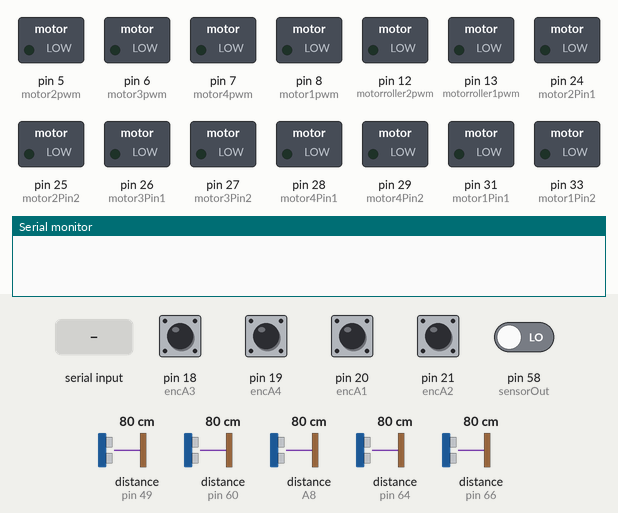
This sketch was run on a simulated Arduino Mega 2560, built with avr-gcc and run on an emulated ATmega2560. On the bench: switched loads named in the sketch (green lamp = pin HIGH), the last lines printed to the serial monitor. The inputs (shaded band) are chosen by the test bench; at power-on: pin 18 (encA3), pin 19 (encA4), pin 20 (encA1), pin 21 (encA2) HIGH, pin 58 (sensorOut) LOW, distance to the obstacle (sensors on pin 60, pin 64, pin 49, A8, pin 66) 80 cm. The echo pulse lasts 58.3 µs per cm; pins used as bus, display or sensor lines are not drawn.

Above: at 3.2 s.
3.3 s: "1\n" received over Serial
At 9.86 s:
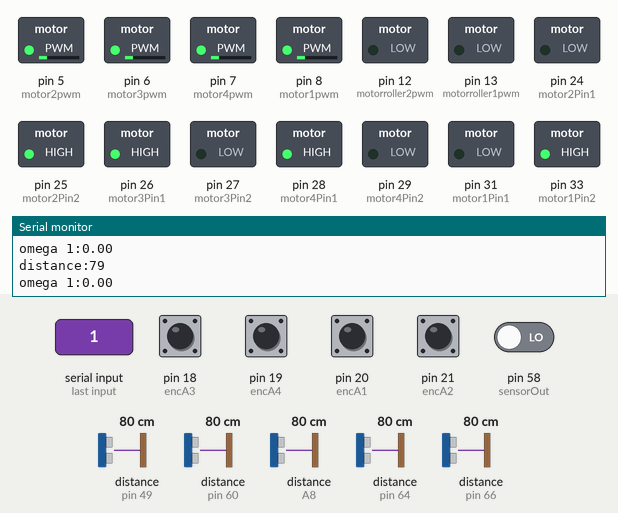
10.0 s: distance to the obstacle (sensor on pin 60) set to 103 cm
At 11.3 s:
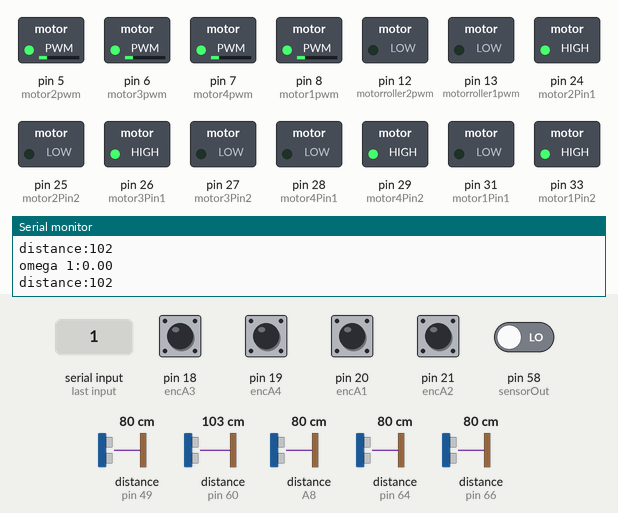
11.6 s: distance to the obstacle (sensor on pin 60) set to 18 cm
At 12.6 s:
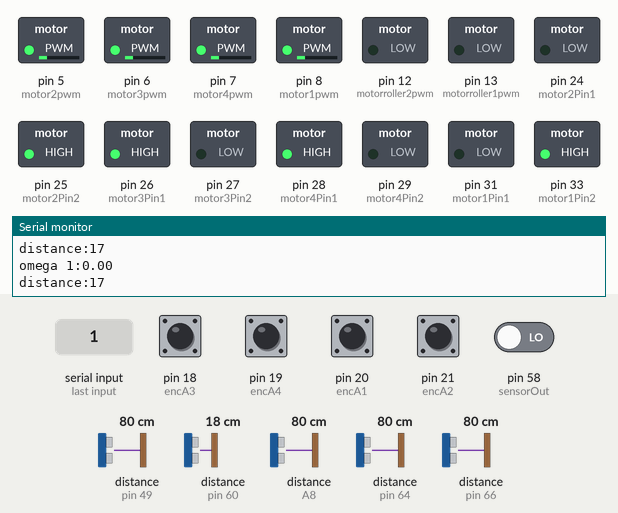
13.2 s: distance to the obstacle (sensor on pin 64) set to 2 cm
At 13.9 s:
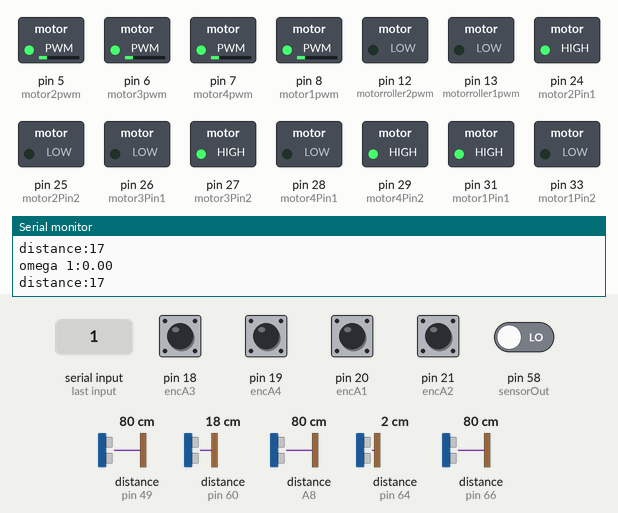
14.7 s: distance to the obstacle (sensor on pin 64) set to 9 cm
At 15.8 s:
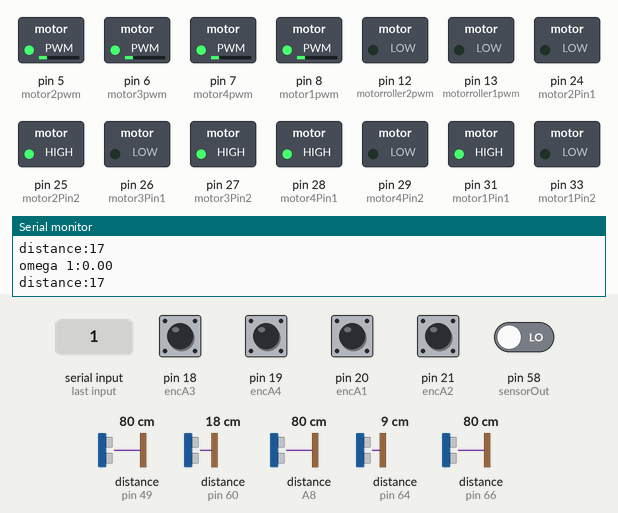
Timing chart, 0 to 17.2 s (numbered marks = the images above; inputs shaded):
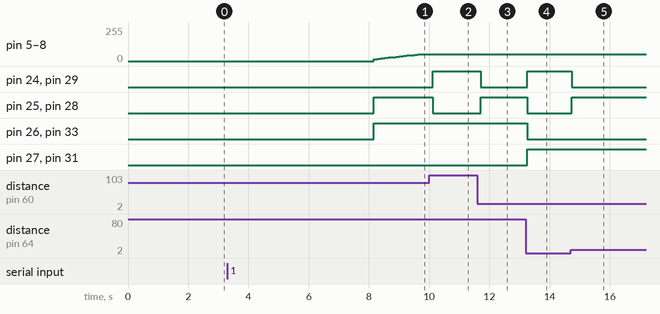

The sketch:

sketch_oct27a.ino
```cpp
#include <Arduino.h>
#define S0 54
#define S1 55
#define S2 56
#define S3 57
#define sensorOut 58

// Definisikan pin untuk sensor ultrasonik 1 (Depan)
const int trigPin1 = 59;
const int echoPin1 = 60;

// Definisikan pin untuk sensor ultrasonik 2 (Kiri)
const int trigPin2 = 61;
const int echoPin2 = 62;

// Definisikan pin untuk sensor ultrasonik 3 (Kanan)
const int trigPin3 = 63;
const int echoPin3 = 64;

const int trigPin4 = 65;
const int echoPin4 = 66;

const int trigPin5 = 67;
const int echoPin5 = 68;

const int trigPin6 = 47;
const int echoPin6 = 49;
// Definisi pin motor
const int motor1Pin1 = 31;  // Pin motor 1
const int motor1Pin2 = 33;
const int motor1pwm = 8;

const int motor2Pin1 = 24;  // Pin motor 2
const int motor2Pin2 = 25;
const int motor2pwm = 5;

const int motor3Pin1 = 26;  // Pin motor 3
const int motor3Pin2 = 27;
const int motor3pwm = 6;

const int motor4Pin1 = 28;  // Pin motor 4
const int motor4Pin2 = 29;
const int motor4pwm = 7;

//definisi pin motor roller
const int motorroller1Pin1 = 43;  // Pin motor 1
const int motorroller1Pin2 = 45;
const int motorroller1pwm = 13;

const int motorroller2Pin1 = 39;  // Pin motor 2
const int motorroller2Pin2 = 41;
const int motorroller2pwm = 12;

// Definisi pin encoder
const int encA2 = 21;
const int encB2 = 42;
const int encA1 = 20;
const int encB1 = 40;
const int encA3 = 18;
const int encB3 = 34;
const int encA4 = 19;
const int encB4 = 36;

bool ballremoved = false;
int a;
int b;
int siklus_home;
int siklus_homing;
float output_w;

bool ishoming = false;

int interval = 2000;
unsigned long time_now = 0;

const float kel_roda = 37.68;
const float pulse_per_rotation = 135; // Motor1

long pulse1 = 0;
long pulse2 = 0;
long pulse3 = 0;
long pulse4 = 0;
float x_enc = 0;
float y_enc = 0;
float w_enc = 0;


float jarakroda3;
float jarakroda4;


//PID TUNNING
// PID constants
// Variabel PID untuk setiap motor
float Kp = 1.2;  // Koefisien proportional
float Ki = 0.3;  // Koefisien integral
float Kd = 0.02;  // Koefisien derivative
float previousError1 = 0, previousError2 = 0, previousError3 = 0, previousError4 = 0;
float integral1 = 0, integral2 = 0, integral3 = 0, integral4 = 0;


long distance1, distance2, distance3,distance4;

bool isGerakkankeRunning = false;
String data1_str = "";

int done_home;

// Definisikan batas maksimum dan minimum RPM
float maxRPM = 15.0;  // RPM maksimum yang diizinkan
float minRPM = 10.0;  // RPM minimum yang diizinkan

unsigned long lastTime = 0;

const float K_p = 0.01; // Konstanta proporsional untuk kecepatan
#define PI 3.14

#define Button_pin A8//tombol reset pergerakan

int sens_red(){
  int redFrequency;

  digitalWrite(S2, LOW);
  digitalWrite(S3, LOW);
  redFrequency = pulseIn(sensorOut, LOW);

  return redFrequency;
}

int sens_green(){
  int greenFrequency;

  digitalWrite(S2, HIGH);
  digitalWrite(S3, HIGH);
  greenFrequency = pulseIn(sensorOut, LOW);

  return greenFrequency;
}

int sens_blue(){
  int blueFrequency;

  digitalWrite(S2, LOW);
  digitalWrite(S3, HIGH);
  blueFrequency = pulseIn(sensorOut, LOW);

  return blueFrequency;
}


void setup() {
  pinMode(S0, OUTPUT);
  pinMode(S1, OUTPUT);
  pinMode(S2, OUTPUT);
  pinMode(S3, OUTPUT);
  pinMode(sensorOut, INPUT);

  // Set scaling to 20%
  digitalWrite(S0, HIGH);
  digitalWrite(S1, LOW);


  // Inisialisasi pin sebagai output/input
  pinMode(trigPin1, OUTPUT);
  pinMode(echoPin1, INPUT);

  pinMode(trigPin2, OUTPUT);
  pinMode(echoPin2, INPUT);

  pinMode(trigPin3, OUTPUT);
  pinMode(echoPin3, INPUT);

  pinMode(trigPin4, OUTPUT);
  pinMode(echoPin4, INPUT);

  pinMode(trigPin5, OUTPUT);
  pinMode(echoPin5, INPUT);

  pinMode(trigPin6, OUTPUT);
  pinMode(echoPin6, INPUT);

  Serial.begin(115200);

  pinMode(motor1Pin1, OUTPUT);
  pinMode(motor1Pin2, OUTPUT);
  pinMode(motor2Pin1, OUTPUT);
  pinMode(motor2Pin2, OUTPUT);
  pinMode(motor3Pin1, OUTPUT);
  pinMode(motor3Pin2, OUTPUT);
  pinMode(motor4Pin1, OUTPUT);
  pinMode(motor4Pin2, OUTPUT);

  pinMode(motor1pwm, OUTPUT);
  pinMode(motor2pwm, OUTPUT);
  pinMode(motor3pwm, OUTPUT);
  pinMode(motor4pwm, OUTPUT);

  //motor roller
  pinMode(motorroller1Pin1, OUTPUT);
  pinMode(motorroller1Pin2, OUTPUT);
  pinMode(motorroller2Pin1, OUTPUT);
  pinMode(motorroller2Pin2, OUTPUT);

  pinMode(motorroller1pwm, OUTPUT);
  pinMode(motorroller2pwm, OUTPUT);

  //encoder
  pinMode(encA1, INPUT_PULLUP);
  pinMode(encB1, INPUT_PULLUP);
  pinMode(encA2, INPUT_PULLUP);
  pinMode(encB2, INPUT_PULLUP);
  pinMode(encA3, INPUT_PULLUP);
  pinMode(encB3, INPUT_PULLUP);
  pinMode(encA4, INPUT_PULLUP);
  pinMode(encB4, INPUT_PULLUP);

  attachInterrupt(digitalPinToInterrupt(encA1), readEncoder1, RISING);
  attachInterrupt(digitalPinToInterrupt(encA2), readEncoder2, RISING);
  attachInterrupt(digitalPinToInterrupt(encA3), readEncoder3, RISING);
  attachInterrupt(digitalPinToInterrupt(encA4), readEncoder4, RISING);

  delay(2000);
  //siklus_home = 0;
  //done_home = homing();
  //stepsilo1();
  //siklus_home = 2;


}


// Fungsi untuk membaca jarak dari sensor ultrasonik
long readUltrasonic(int trigPin, int echoPin) {
  // Kirim sinyal trigger
  digitalWrite(trigPin, LOW);
  delayMicroseconds(2);
  digitalWrite(trigPin, HIGH);
  delayMicroseconds(10);
  digitalWrite(trigPin, LOW);

  // Hitung durasi echo
  long duration = pulseIn(echoPin, HIGH);

  // Konversi durasi menjadi jarak (cm)
  long   distance = duration * 0.034 / 2;

  return distance;
}


void readEncoder1() {
  if (digitalRead(encB1) == 0) {
    pulse1--;
  }
  else {
    pulse1++;
  }
}

void readEncoder2() {
  if (digitalRead(encB2) == 0){
    pulse2--;
  }
  else{
    pulse2++;
  }
}

void readEncoder3() {
  if (digitalRead(encB3) == 0){
    pulse3--;
  }
  else{
    pulse3++;
  }

}

void readEncoder4() {
  if (digitalRead(encB4) == 0){
    pulse4--;
  }
  else{
    pulse4++;
  }
}

// Fungsi untuk menghitung RPM dari jumlah pulse
float calculateRPM(long pulseCount) {
  return (pulseCount / pulse_per_rotation) * 60;  // Pulse per rotasi -> RPM
}

// Fungsi untuk mengonversi rad/s ke RPM
float radToRPM(float omega) {
  return (omega * 60) / (2 * PI);
}

// Fungsi untuk mengontrol motor menggunakan PID dan arah motor berdasarkan omega
void moveMotorByPID(float desiredRPM, float actualRPM, int pinA, int pinB, int pinPWM, float* previousError, float* integral, float omega) {

  float error = abs(desiredRPM) - abs(actualRPM);  // Error hanya berdasarkan desiredRPM (kecepatan)
  *integral += error;  // Hitung bagian integral
  float derivative = error - *previousError;  // Hitung bagian derivative
  *previousError = error;  // Simpan error sebelumnya untuk perhitungan berikutnya

  // Rumus PID: Kp * error + Ki * integral + Kd * derivative
  float pidOutput = (Kp * error) + (Ki * *integral) + (Kd * derivative);

  // Konversikan nilai PID menjadi nilai PWM (batasi nilai antara 0 dan 255)
  int pwm = abs(pidOutput);  // Gunakan nilai absolut dari output PID untuk PWM
  pwm = constrain(pwm, 0, 50);  // Batasi nilai PWM antara 0 dan 255

  // Kontrol arah dan kecepatan motor berdasarkan tanda dari omega (positif atau negatif)
  controlMotor(pinA, pinB, pinPWM, pwm, omega);
}

// Fungsi untuk mengontrol arah dan kecepatan motor berdasarkan output PID dan tanda omega
void controlMotor(int pinA, int pinB, int pinPWM, float pwmValue, float omega) {

  // Jika omega positif, motor berputar searah jarum jam (CW)
  if (omega > 0) {
    digitalWrite(pinA, LOW);  // Arahkan motor untuk berputar CW
    digitalWrite(pinB, HIGH);
  }
  // Jika omega negatif, motor berputar berlawanan arah jarum jam (CCW)
  else if (omega < 0) {
    digitalWrite(pinA, HIGH);  // Arahkan motor untuk berputar CCW
    digitalWrite(pinB, LOW);
  }
  // Jika omega nol, motor berhenti
  else {
    digitalWrite(pinA, LOW);
    digitalWrite(pinB, LOW);
  }

  // Kirimkan nilai PWM ke motor
  analogWrite(pinPWM, pwmValue);
}

// Fungsi untuk normalisasi nilai RPM
float normalizeRPM(float rpm) {
  if (rpm > maxRPM) {
    return maxRPM;  // Jika RPM melebihi batas maksimum, kembalikan nilai maksimum
  } else if (rpm < minRPM) {
    return minRPM;  // Jika RPM kurang dari batas minimum, kembalikan nilai minimum
  }
  return rpm;  // Jika dalam rentang, kembalikan nilai RPM apa adanya
}

// Fungsi untuk mengontrol semua motor dengan menggunakan inverse kinematics dan PID control
void moveRobot(float V_x, float V_y, float W) {

  // Hitung omega untuk arah berdasarkan kinematika invers
  float omega1 = (-0.707 * V_x) + (0.707 * V_y) + W;
  float omega2 = (-0.707 * V_x) - (0.707 * V_y) + W;
  float omega3 = (0.707 * V_x) - (0.707 * V_y) + W;
  float omega4 = (0.707 * V_x) + (0.707 * V_y) + W;

  // Konversi dari rad/s ke RPM
  float rpm1 = radToRPM(abs(omega1));  // Desired RPM hanya menggunakan nilai absolut dari omega
  float rpm2 = radToRPM(abs(omega2));
  float rpm3 = radToRPM(abs(omega3));
  float rpm4 = radToRPM(abs(omega4));

  rpm1 = normalizeRPM(rpm1);
  rpm2 = normalizeRPM(rpm2);
  rpm3 = normalizeRPM(rpm3);
  rpm4 = normalizeRPM(rpm4);

  // Kontrol setiap motor menggunakan PID untuk kecepatan, dan omega untuk arah
  moveMotorByPID(rpm1, calculateRPM(pulse1), motor1Pin1, motor1Pin2, motor1pwm, &previousError1, &integral1, omega1);
  moveMotorByPID(rpm2, calculateRPM(pulse2), motor2Pin1, motor2Pin2, motor2pwm, &previousError2, &integral2, omega2);
  moveMotorByPID(rpm3, calculateRPM(pulse3), motor3Pin1, motor3Pin2, motor3pwm, &previousError3, &integral3, omega3);
  moveMotorByPID(rpm4, calculateRPM(pulse4), motor4Pin1, motor4Pin2, motor4pwm, &previousError4, &integral4, omega4);
}


void total_jarak() {
  float jarakroda1 = kel_roda * (float(pulse1) / pulse_per_rotation);
  float jarakroda2 = kel_roda * (float(pulse2) / pulse_per_rotation);
  jarakroda3 = kel_roda * (float(pulse3) / pulse_per_rotation);
  jarakroda4 = kel_roda * (float(pulse4) / pulse_per_rotation);

  x_enc = 0.5*((-jarakroda1 * 0.7071) + (-jarakroda2 * 0.7071) +(jarakroda3 * 0.7071 )+ (jarakroda4 * 0.7071 ));
  y_enc = 0.5*((jarakroda1 * 0.7071) + (-jarakroda2 * 0.7071) +(-jarakroda3 * 0.7071 )+ (jarakroda4 * 0.7071 ));
  w_enc = ((pulse1+pulse2+pulse3+pulse4)/4)*90/200;

}


float calculatePID(float Kp, float Ki, float Kd, float error, float last_error, float& integral) {
  float proportional = Kp * error;
  integral += error;
  float derivative = Kd * (error - last_error);
  float output = proportional + ( Ki * integral ) + derivative;
  return output;
}


String getValue(String data, char separator, int index)
{
    int found = 0;
    int strIndex[] = { 0, -1 };
    int maxIndex = data.length() - 1;

    for (int i = 0; i <= maxIndex && found <= index; i++) {
        if (data.charAt(i) == separator || i == maxIndex) {
            found++;
            strIndex[0] = strIndex[1] + 1;
            strIndex[1] = (i == maxIndex) ? i+1 : i;
        }
    }
    return found > index ? data.substring(strIndex[0], strIndex[1]) : "";
}


void loop() {


  int rd = sens_red();
  int gr = sens_green();
  int bl = sens_blue();

  long distance1 = readUltrasonic(trigPin1, echoPin1);  // kiri
  long distance2 = readUltrasonic(trigPin2, echoPin2);  // Kanan
  long distance6 = readUltrasonic(trigPin6, echoPin6);  // samping
  //Serial.print(distance1);Serial.print("|");Serial.print(distance2);Serial.print("|");Serial.print(distance3);Serial.print("|");Serial.println(distance4);
  if (done_home == 0){
  if (!isGerakkankeRunning && a==0 && b==0) { //tambahin kondisi sensor warna dan ultra
    if(distance6 <= 10){
      if(rd < 500 && bl > 500){
        Serial.println("readyred");
      }
      else if (rd > 500 && bl < 500){
        Serial.println("readyblue");
      }
     else {
    Serial.println("unready");
    }

    }
    else {
    Serial.println("unready");
    }
    delay(50);
    }
  }


  if (Serial.available() > 0) { // Cek apakah ada data yang tersedia di Serial
    String receivedData = Serial.readStringUntil('\n'); // Menerima data hingga newline ('\n')
    data1_str = receivedData;
    //Serial.print(data1_str);  Serial.print(" | ");  Serial.println(isGerakkankeRunning);


    if (data1_str == "1" && !isGerakkankeRunning) {
      if (b == 0) {
        isGerakkankeRunning = true;
        siklus_home = 0;
        ballremoved = false;
        stepsilo1();
      //  Serial.println("1");
        a=0; b=0;
      }
    } else if (data1_str == "2" && !isGerakkankeRunning) {
      if (b == 0) {
        isGerakkankeRunning = true;
        siklus_home = 0;
        ballremoved = false;
        stepsilo2();
        a=0; b=0;
      }
    }

    else if (data1_str == "3" && !isGerakkankeRunning) {
      if (b == 0) {
        isGerakkankeRunning = true;
        siklus_home = 0;
        ballremoved = false;
        //stepsilo3();
        a=0; b=0;
      }
    }

    else if (data1_str == "4" && !isGerakkankeRunning) {
      if (b == 0) {
        isGerakkankeRunning = true;
        siklus_home = 0;
        ballremoved = false;
        //stepsilo4();
        a=0; b=0;
      }
    }

    else if (data1_str == "5" && !isGerakkankeRunning) {
      if (b == 0) {
        isGerakkankeRunning = true;
        siklus_home = 0;
        ballremoved = false;
        //stepsilo5();
        a=0; b=0;
      }
    }

  if (!data1_str) Serial.end();
  }
  //Serial.println(siklus_home);
}


void motor1rollers() {
  analogWrite(motorroller1pwm, 170);
  digitalWrite(motorroller1Pin1, HIGH);
  digitalWrite(motorroller1Pin2, LOW);

}

void motor2rollers() {
  analogWrite(motorroller2pwm, 170);
  digitalWrite(motorroller2Pin1, LOW);
  digitalWrite(motorroller2Pin2, HIGH);
}

void motorrollerstop() {
  analogWrite(motorroller1pwm, 0);
  digitalWrite(motorroller1Pin1, LOW);
  digitalWrite(motorroller1Pin2, LOW);

  analogWrite(motorroller2pwm, 0);
  digitalWrite(motorroller2Pin1, LOW);
  digitalWrite(motorroller2Pin2, LOW);
}

int stepsilo1() {
  while (siklus_home == 0) {  // Loop terus menerus hingga kondisi berhenti terpenuhi


    // Reset pulse counter setiap 100 ms untuk menghitung RPM feedback dari encoder
    if (millis() - lastTime >= 100) {
      // Hitung RPM aktual dari setiap motor berdasarkan encoder
      float actualRPM1 = calculateRPM(pulse1);
      float actualRPM2 = calculateRPM(pulse2);
      float actualRPM3 = calculateRPM(pulse3);
      float actualRPM4 = calculateRPM(pulse4);

      Serial.print("omega 1:");
      Serial.println(actualRPM1);


      // Membaca sensor ultrasonik untuk jarak
      long distance1 = readUltrasonic(trigPin1, echoPin1);  // kiri
      long distance2 = readUltrasonic(trigPin2, echoPin2);  // kanan
      long distance3 = readUltrasonic(trigPin3, echoPin3);  // samping
      long distance4 = readUltrasonic(trigPin4, echoPin4);

      Serial.print("distance:");
      Serial.println(distance1);

      // Setpoint atau target
      long spy = 20;
      long spx = 10;

      // Error untuk masing-masing arah
      long erhomx = (distance3 - spx) * -1;
      long erhomy_1 = distance1 - spy;

      // Konversi error menjadi kecepatan linear yang diinginkan
      float V_x = K_p * erhomx;
      float V_y = K_p * erhomy_1;

      // Jalankan `moveRobot` dengan kecepatan yang diinginkan
      moveRobot(V_x, V_y, 0);  // W diatur ke 0 karena tidak ada rotasi

      // Reset pulse counter dan waktu untuk interval berikutnya
      pulse1 = 0;
      pulse2 = 0;
      pulse3 = 0;
      pulse4 = 0;
      lastTime = millis();

      // Kondisi untuk berhenti
      if (erhomy_1 >= -1 && erhomy_1 <= 1) {  // Ketika berada dalam jarak target
        // Hentikan robot dengan memanggil `moveRobot` dengan semua kecepatan 0
        moveRobot(0, 0, 0);
        siklus_home = 0;
        isGerakkankeRunning = false;
        break;  // Keluar dari loop setelah mencapai target
      }
    }


    //delay(100);  // Tambahkan delay untuk stabilisasi
  }

  //return 1;  // Nilai kembalian untuk menandakan langkah selesai
}

int stepsilo2() {
  while (siklus_home == 0) {  // Loop terus menerus hingga kondisi berhenti terpenuhi


    // Reset pulse counter setiap 100 ms untuk menghitung RPM feedback dari encoder
    if (millis() - lastTime >= 100) {
      // Hitung RPM aktual dari setiap motor berdasarkan encoder
      float actualRPM1 = calculateRPM(pulse1);
      float actualRPM2 = calculateRPM(pulse2);
      float actualRPM3 = calculateRPM(pulse3);
      float actualRPM4 = calculateRPM(pulse4);

      Serial.print("omega 1:");
      Serial.println(actualRPM1);


      // Membaca sensor ultrasonik untuk jarak
      long distance1 = readUltrasonic(trigPin1, echoPin1);  // kiri
      long distance2 = readUltrasonic(trigPin2, echoPin2);  // kanan
      long distance3 = readUltrasonic(trigPin3, echoPin3);  // samping
      long distance4 = readUltrasonic(trigPin4, echoPin4);

      Serial.print("distance:");
      Serial.println(distance1);

      // Setpoint atau target
      long spy = 20;
      long spx = 10;

      // Error untuk masing-masing arah
      long erhomx = (distance3 - spx) * -1;
      long erhomy_1 = distance1 - spy;
      long errormega = (distance1 - distance2);

      // Konversi error menjadi kecepatan linear yang diinginkan
      float V_x = K_p * erhomx;
      float V_y = K_p * erhomy_1;
      float V_w = K_p * errormega;

      // Jalankan `moveRobot` dengan kecepatan yang diinginkan
      moveRobot(0, 0, V_w);  // W diatur ke 0 karena tidak ada rotasi

      // Reset pulse counter dan waktu untuk interval berikutnya
      pulse1 = 0;
      pulse2 = 0;
      pulse3 = 0;
      pulse4 = 0;
      lastTime = millis();

      // Kondisi untuk berhenti
      if (errormega >= -1 && errormega <= 1) {  // Ketika berada dalam jarak target
        // Hentikan robot dengan memanggil `moveRobot` dengan semua kecepatan 0
        moveRobot(0, 0, 0);
        siklus_home = 0;
        isGerakkankeRunning = false;
        break;  // Keluar dari loop setelah mencapai target
      }
    }


    //delay(100);  // Tambahkan delay untuk stabilisasi
  }

  //return 1;  // Nilai kembalian untuk menandakan langkah selesai
}
```

Measured:
- after the input at 3.3 s, pin 5 (motor2pwm), pin 6 (motor3pwm), pin 7 (motor4pwm), pin 8 (motor1pwm): moves from 0/255 to 50/255 over 1.5 s, starting after 4.9 s; pin 25 (motor2Pin2), pin 26 (motor3Pin1), pin 28 (motor4Pin1), pin 33 (motor1Pin2): LOW → HIGH after 4.9 s
- after the input at 10.0 s, pin 24 (motor2Pin1), pin 29 (motor4Pin2): LOW → HIGH after 0.12 s; pin 25 (motor2Pin2), pin 28 (motor4Pin1): HIGH → LOW after 0.12 s
- after the input at 11.6 s, pin 24 (motor2Pin1), pin 29 (motor4Pin2): HIGH → LOW after 0.12 s; pin 25 (motor2Pin2), pin 28 (motor4Pin1): LOW → HIGH after 0.12 s
- after the input at 13.2 s, pin 24 (motor2Pin1), pin 27 (motor3Pin2), pin 29 (motor4Pin2), pin 31 (motor1Pin1): LOW → HIGH after 0.05 s; pin 25 (motor2Pin2), pin 26 (motor3Pin1), pin 28 (motor4Pin1), pin 33 (motor1Pin2): HIGH → LOW after 0.05 s
- after the input at 14.7 s, pin 24 (motor2Pin1), pin 29 (motor4Pin2): HIGH → LOW at once; pin 25 (motor2Pin2), pin 28 (motor4Pin1): LOW → HIGH at once
